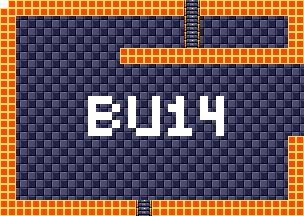

A level layout from a 2D game, rendered from its tile map. Below: a short description, then the map file with tile-grid data replaced by summaries:
An orthogonal 38x27 tile map with 8x8 px tiles, 4 tile layers (background, foreground, room numbers, Objects), 15 tilesets.

<map version="1.5" tiledversion="1.7.1" orientation="orthogonal" renderorder="right-down" width="38" height="27" tilewidth="8" tileheight="8" infinite="0" nextlayerid="11" nextobjectid="1">
 <tileset firstgid="1" source="tilesheets/tsKarniMata.tsx" />
 <tileset firstgid="1025" source="tilesheets/tsVoodooWasp.tsx" />
 <tileset firstgid="2049" source="tilesheets/tsBurial.tsx" />
 <tileset firstgid="3073" source="tilesheets/tsBlueTemple.tsx" />
 <tileset firstgid="4097" source="tilesheets/tsGoddess.tsx" />
 <tileset firstgid="5121" source="tilesheets/tsKonark.tsx" />
 <tileset firstgid="6145" name="sEnemies" tilewidth="8" tileheight="8" tilecount="1024" columns="32">
  <image source="../grapx/tilesheets/sObjects.bmp" trans="ff94ff" width="256" height="256" />
 </tileset>
 <tileset firstgid="7169" source="tilesheets/tsIceTemple.tsx" />
 <tileset firstgid="8193" source="tilesheets/tsLavaArea.tsx" />
 <tileset firstgid="9217" source="tilesheets/tsBossArea.tsx" />
 <tileset firstgid="10241" source="tilesheets/tsPegu.tsx" />
 <tileset firstgid="11265" source="tilesheets/sTiwanakuTemple.tsx" />
 <tileset firstgid="12289" source="tilesheets/sIndraTemple.tsx" />
 <tileset firstgid="13313" source="tilesheets/sTeleport.tsx" />
 <tileset firstgid="14337" source="tilesheets/sObjects.tsx" />
 <layer id="2" name="background" width="38" height="27">
  <data>[1026 cells, 1026 non-empty, 2 distinct tile ids]</data>
 </layer>
 <layer id="1" name="foreground" width="38" height="27">
  <data>[1026 cells, 276 non-empty, 3 distinct tile ids]</data>
 </layer>
 <layer id="7" name="room numbers" width="38" height="27">
  <data>[1026 cells, 42 non-empty, 1 distinct tile ids]</data>
 </layer>
 <layer id="10" name="Objects" width="38" height="27">
  <data>[1026 cells, 0 non-empty, 0 distinct tile ids]</data>
 </layer>
</map>
